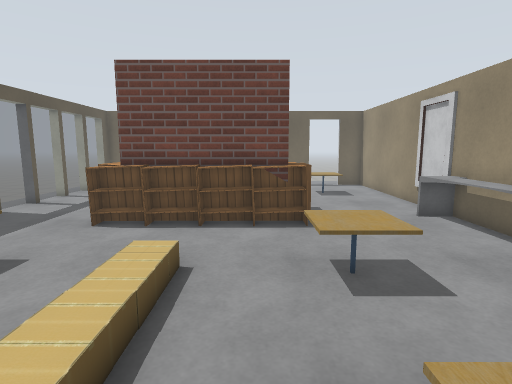
View 1 (above)

22 first-person views from a walk through a robot-simulator world made for Gazebo. The camera is 1.3 m above the floor, tilts 8° down and sees 80° across. The floor is counted in squares, 0.5 m on a side. Each view is taken from the middle of a square. On the plan, view 1 faces up. The plan holds only what a view shows up to about 20 squares ahead; the rest is blank. The place goes on beyond the plan. Simple patterns stand in for the simulator's built-in surfaces. Simple shapes stand in for some stock models. Some surface patterns are stand-ins.

View 2
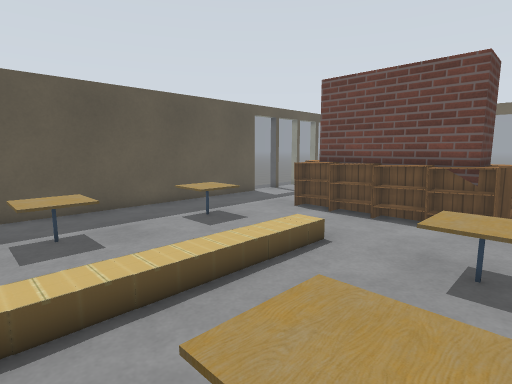

View 3
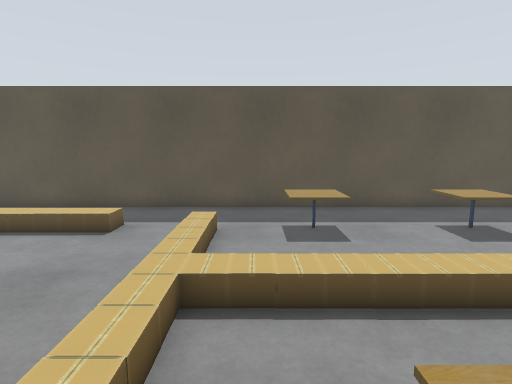

View 4
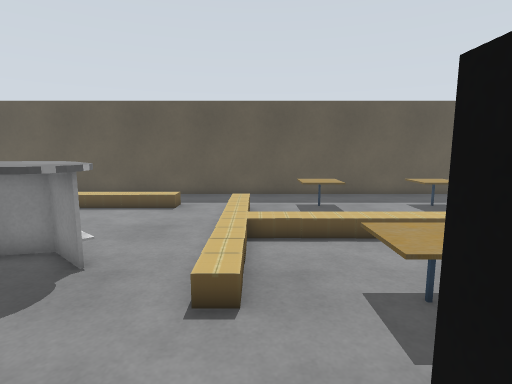

View 5
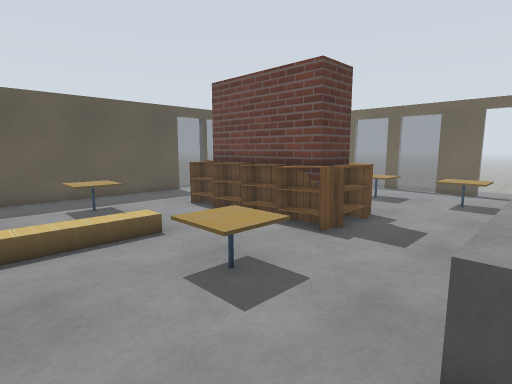

View 6
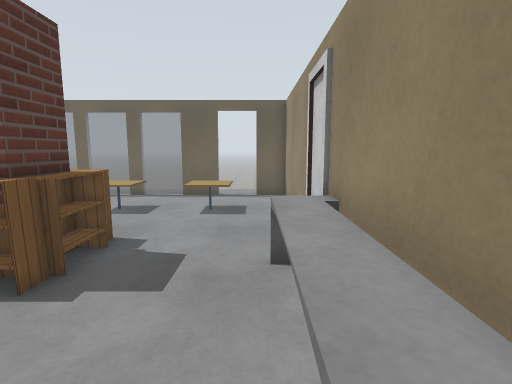

View 7
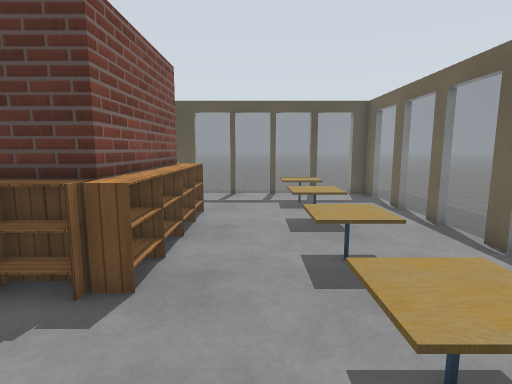

View 8
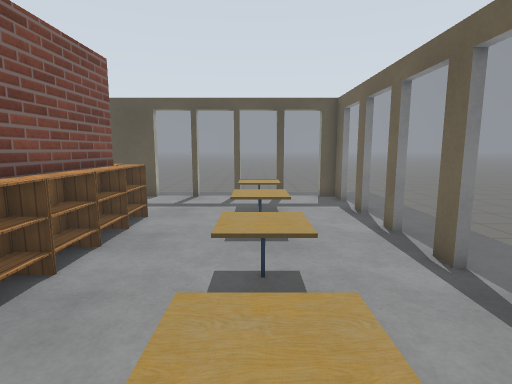

View 9
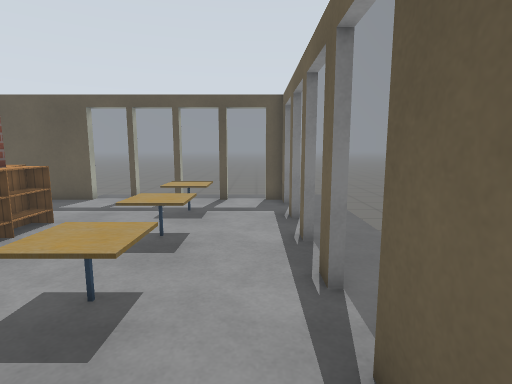

View 10
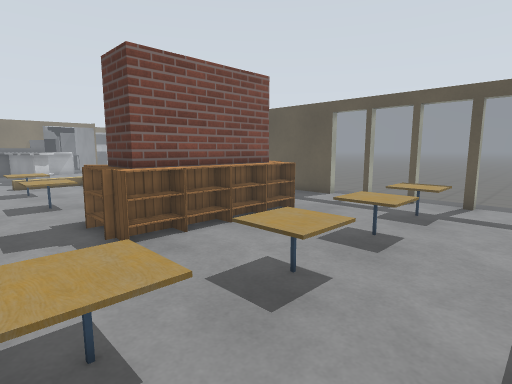

View 11
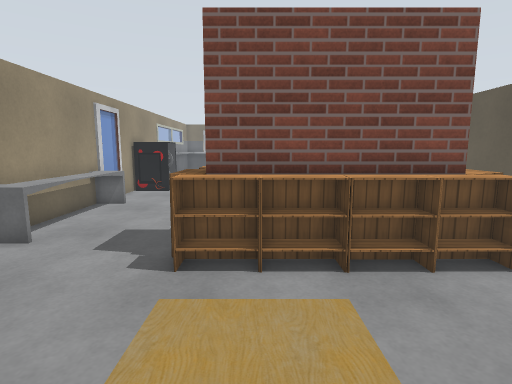

View 12
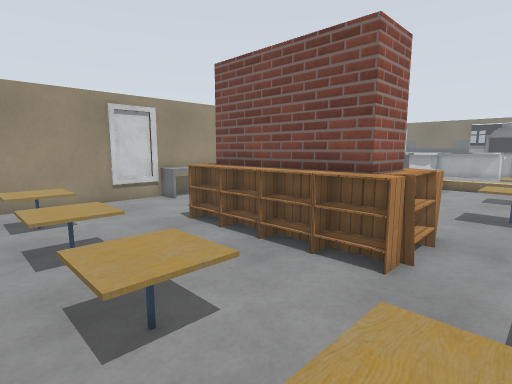

View 13
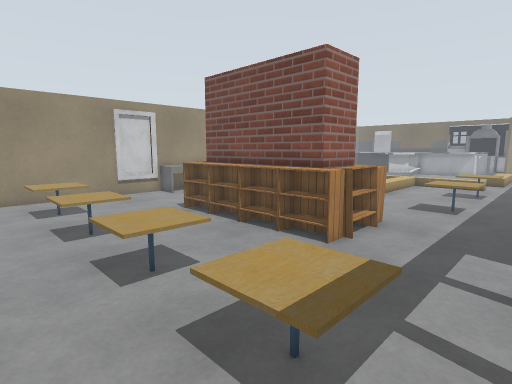

View 14
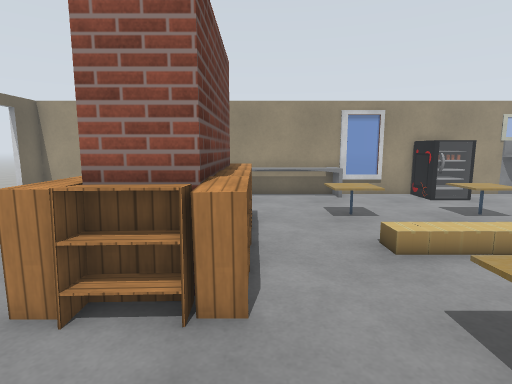

View 15
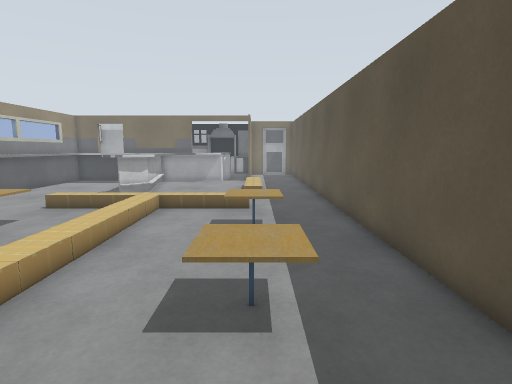

View 16
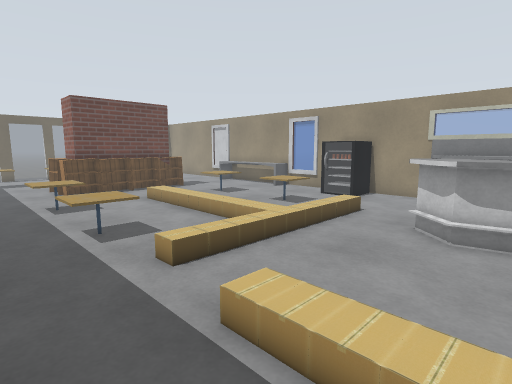

View 17
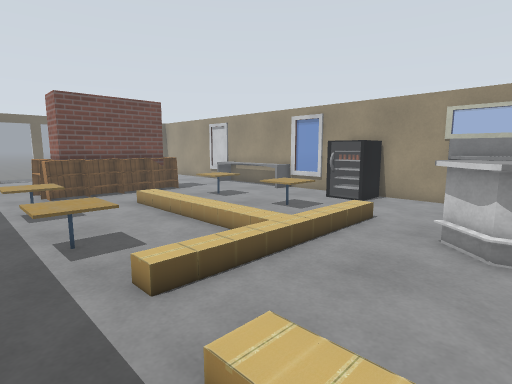

View 18
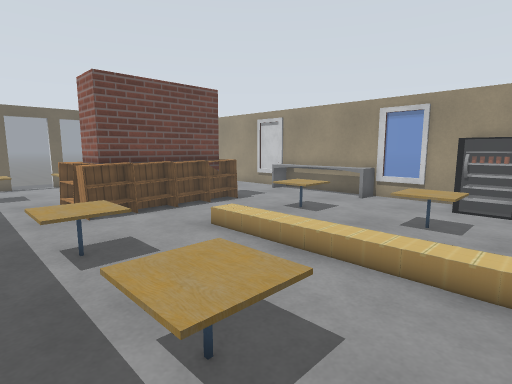

View 19
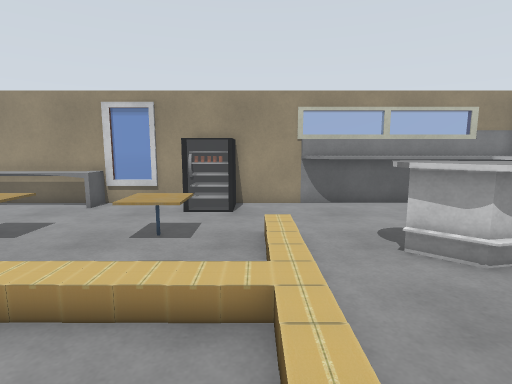

View 20
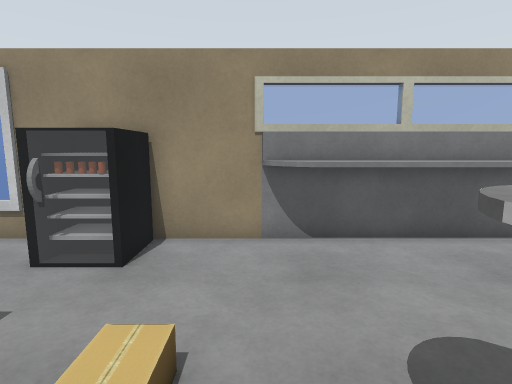

View 21
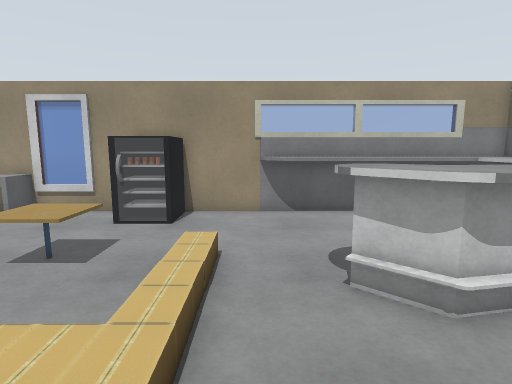

View 22
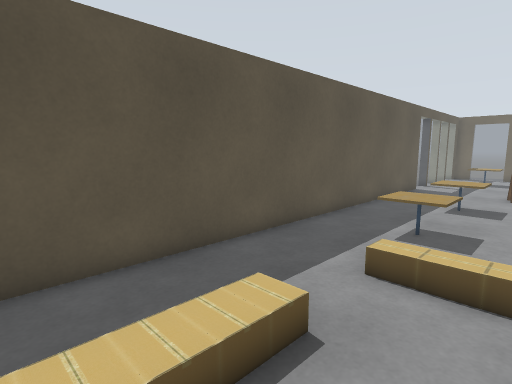

### Floor plan
Key: @ floor where view 1 was taken; # wall or solid block; . floor; = window, fence, low wall or low ledge; T cafe table; B bookshelf; C cardboard box.
Columns run from 12 left of view 1 to 8 right of it. Each row starts with its distance up from view 1.
 23   #= #==#==#==# #.#
 22  ##...........###.###
 21 .=..................#
 20 .=..................#
 19 .=.TTT.TTT.TTT.TTT..#
 18 .=.TTT.TTT.TTT.TTT..#
 17 .#..TT.TTT.TTT.TTT..#
 16 .=..................#
 15 .=..................#
 14 .=.....BBBBBBB......=
 13 .=....BBBBBBBBB.....=
 12  #....BB     BB....=#
 11  #....BBBBBBBBB...=##
 10  #....BBBBBBBBB...=##
  9  #................=##
  8  #................=##
  7  #..TTT...C..TTT..=##
  6  #..TTT..CC..TTT..=##
  5  #..TTT..CC..TTT...=#
  4  #.......CC.........=
  3  #.......CC.........=
  2  #..TTT..CC..TTT....#
  1  #..TTT..CC..TTT.####
  0  #..TTT..CC.@TTT.####
 -1  #.......CC......####
 -2  #....CCCCCCCCC.....#
 -3  #...CCCCCCCCCC.....#
 -4  #.................##
 -5  #.................##
 -6  #...CC.....###... ##
 -7  #...CC....####... ##
 -8  #...CC....###.... ##
 -9  #...CC.... ## ... ##

Where each view was taken, in squares from view 1:
view 1: 0 up, 0 right, facing up
view 2: 1 down, 3 right, facing up-left
view 3: 1 down, 3 right, facing left
view 4: 2 down, 7 right, facing left
view 5: 2 up, 7 right, facing up-left
view 6: 5 up, 6 right, facing up
view 7: 16 up, 7 right, facing left
view 8: 18 up, 6 right, facing left
view 9: 21 up, 5 right, facing left
view 10: 22 up, 5 right, facing down-left
view 11: 20 up, 0 right, facing down
view 12: 20 up, 8 left, facing down-right
view 13: 21 up, 10 left, facing down-right
view 14: 10 up, 10 left, facing right
view 15: 11 up, 7 left, facing down
view 16: 9 down, 10 left, facing up-right
view 17: 8 down, 9 left, facing up-right
view 18: 2 down, 9 left, facing up-right
view 19: 2 down, 7 left, facing right
view 20: 4 down, 1 left, facing right
view 21: 4 down, 5 left, facing right
view 22: 9 down, 4 left, facing up-left
